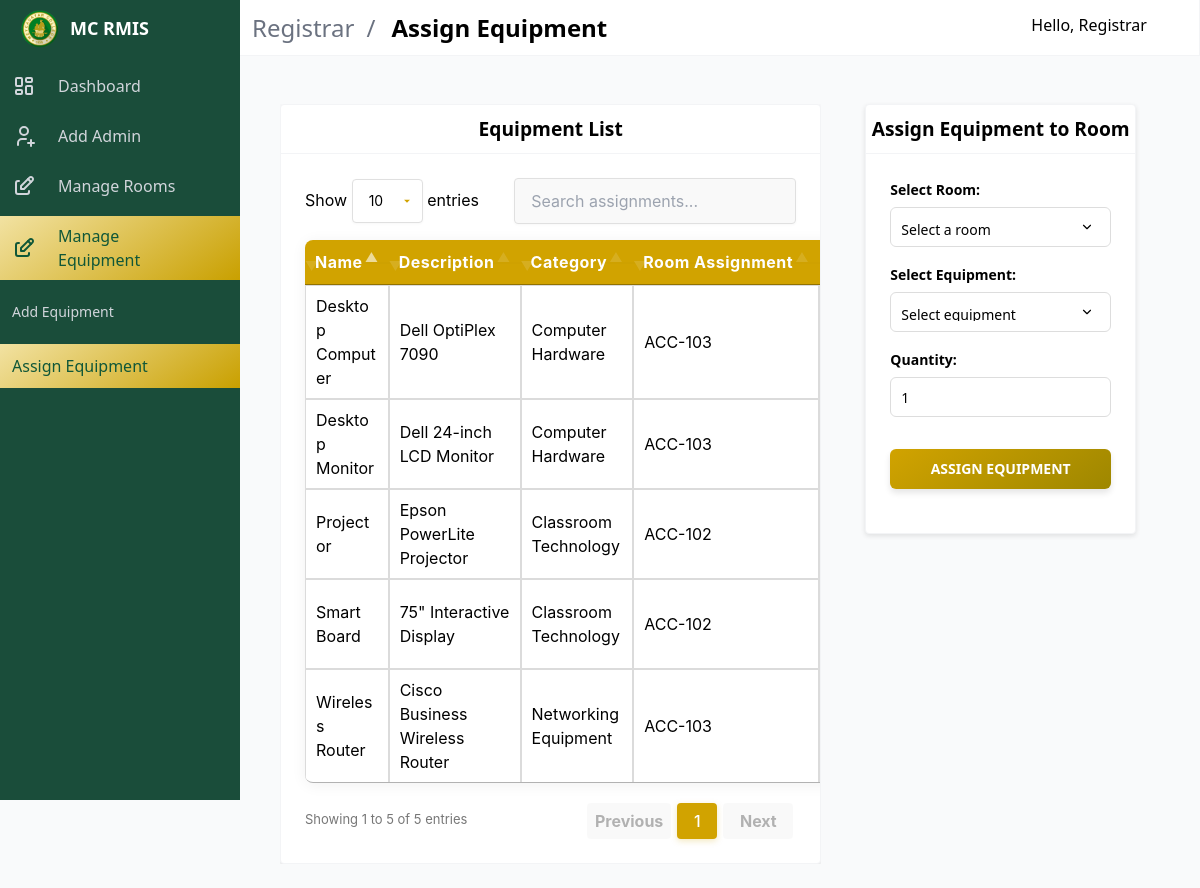
The app's page /registrar/reg_assign_equipt.php (signed in) with its own data.
### tables this page shows
CREATE TABLE equipment (
    id INT AUTO_INCREMENT PRIMARY KEY,
    name VARCHAR(255) NOT NULL,
    description TEXT,
    category VARCHAR(100),
    created_at TIMESTAMP DEFAULT CURRENT_TIMESTAMP
);

### registrar/includes/assign_equipt.php (called while the page is built, shortened)
<?php
try {
    $conn = db();
    $sql = "SELECT e.id, e.name, e.description, e.category,
            COALESCE(r.room_name, 'Unassigned') as room_name,
            COALESCE(b.building_name, '') as building_name,
            COALESCE(re.quantity, 0) as quantity
            FROM equipment e
            INNER JOIN room_equipment re ON e.id = re.equipment_id
            INNER JOIN rooms r ON re.room_id = r.id
            INNER JOIN buildings b ON r.building_id = b.id
            ORDER BY e.created_at DESC";
    $result = $conn->query($sql);
    $equipment_list = $result->fetch_all(MYSQLI_ASSOC);
} catch (Exception $e) {
    $error_message = $e->getMessage();
}

### registrar/reg_assign_equipt.php (the view, shortened to what this page needs)
<?php include "includes/assign_equipt.php"; ?>
<!DOCTYPE html>
<html lang="en">
<head>
    <link rel="stylesheet" href="https://cdn.materialdesignicons.com/4.9.95/css/materialdesignicons.min.css">
    <link rel="stylesheet" href="../public/css/admin_styles/main.css">
    <link rel="stylesheet" href="../public/css/admin_styles/main_2.css">
    <link rel="stylesheet" href="../public/css/admin_styles/style-all.css">
    <link rel="stylesheet" href="../public/css/admin_styles/form_1.css">
    <link rel="stylesheet" href="https://cdn.datatables.net/1.11.5/css/jquery.dataTables.min.css">
    <link rel="stylesheet" href="../public/css/admin_styles/datatables.css">
</head>
<body>
    <div id="app">
        <?php
        include 'layout/topnav.php';
        include 'layout/sidebar.php';
        ?>
        <div class="all_container">
            <div class="table-container">
                <div class="card">
                    <header class="card-header">
                        <div class="new-title-container">
                            <p class="new-title">Equipment List</p>
                        </div>
                    </header>
                    <div class="card-content">
                        <table id="assignTable" class="adminTable table is-fullwidth is-striped">
                            <thead>
                                <tr class="titles">
                                    <th>Name</th>
                                    <th>Description</th>
                                    <th>Category</th>
                                    <th>Room Assignment</th>
                                    <th>Building</th>
                                </tr>
                            </thead>
                            <tbody>
                                <?php if (empty($equipment_list)): ?>
                                    <tr>
                                        <td colspan="6" class="has-text-centered">No equipment found.</td>
                                    </tr>
                                <?php else: ?>
                                    <?php foreach ($equipment_list as $equipment): ?>
                                        <tr>
                                            <td data-label="Name"><?= htmlspecialchars($equipment['name']) ?></td>
                                            <td data-label="Description"><?= htmlspecialchars($equipment['description']) ?></td>
                                            <td data-label="Category"><?= htmlspecialchars($equipment['category']) ?></td>
                                            <td data-label="Room"><?= htmlspecialchars($equipment['room_name']) ?></td>
                                            <td data-label="Building"><?= htmlspecialchars($equipment['building_name']) ?></td>
                                        </tr>
                                    <?php endforeach; ?>
                                <?php endif; ?>
                            </tbody>
                        </table>
                    </div>
                </div>
            </div>
            <section class="section main-section">
                <div class="card mt-6">
                    <header class="card-header">
                        <div class="new-title-container">
                            <p class="new-title">Assign Equipment to Room</p>
                        </div>
                    </header>
                    <div class="card-content">
                        <form method="POST">
                            <div class="field">
                                <div class="control" style="width: 100%; margin-bottom: 1rem;">
                                    <label class="label">Select Room:</label>
                                    <select class="input" name="room_id" required style="width: 100%;">
                                        <option value="">Select a room</option>
                                    </select>
                                </div>
                                <div class="control" style="width: 100%; margin-bottom: 1rem;">
                                    <label class="label">Select Equipment:</label>
                                    <select class="input" name="equipment_id" required style="width: 100%;">
                                        <option value="">Select equipment</option>
                                    </select>
                                </div>
                                <div class="control" style="width: 100%; margin-bottom: 1rem;">
                                    <label class="label">Quantity:</label>
                                    <input class="input" type="number" name="quantity" value="1" min="1" required style="width: 100%;">
                                </div>
                            </div>
                            <div class="field">
                                <div class="control">
                                    <button type="submit" name="assign_equipment" class="styled-button">Assign Equipment</button>
                                </div>
                            </div>
                        </form>
                    </div>
                </div>
            </section>
        </div>
    </div>
</body>
</html>

### registrar/layout/topnav.php (shortened to what this page needs)
<?php
$userData = [
    'name' => $_SESSION['user_name'] ?? 'Registrar',
    'role' => $_SESSION['user_role'] ?? 'Registrar',
    'profileImage' => $_SESSION['profile_image'] ?? null
];
$moduleName = 'Registrar';
$currentPage = basename($_SERVER['PHP_SELF']);
$pageTitles = [
    'registrar.php' => 'Dashboard',
    'reg_add_admin.php' => 'Add Admin',
    'reg_add_blg.php' => 'Add Building',
    'reg_summary.php' => 'Facility Management',
    'reg_add_equipt.php' => 'Add Equipment',
    'reg_assign_equipt.php' => 'Assign Equipment'
];
$currentPageTitle = $pageTitles[$currentPage] ?? $pageSubTitle ?? 'Dashboard';
?>
<nav id="navbar-main" class="navbar is-fixed-top">
    <div class="navbar-brand">
        <div class="navbar-item">
            <section class="is-title-bar">
                <div class="flex flex-col md:flex-row items-center justify-between space-y-6 md:space-y-0">
                    <ul>
                        <li><?php echo htmlspecialchars($moduleName); ?></li>
                        <li><?php echo htmlspecialchars($currentPageTitle); ?></li>
                    </ul>
                </div>
            </section>
        </div>
    </div>
    <div class="navbar-menu" id="navbar-menu">
        <div class="navbar-end">
            <div class="navbar-item dropdown has-divider">
                <a class="navbar-link">
                    <span>Hello, <?php echo htmlspecialchars($userData['name']); ?></span>
                    <span class="icon">
                    </span>
                </a>
            </div>
        </div>
    </div>
</nav>

### registrar/layout/sidebar.php (shortened to what this page needs)
<?php
$currentPage = basename($_SERVER['PHP_SELF']);
function isDropdownActive($menuItem, $currentPage) {
    foreach ($menuItem['children'] as $child) {
        if ($child['page'] === $currentPage) {
            return true;
        }
    }
    return false;
}
function isMenuItemActive($menuItem, $currentPage) {
    if ($menuItem['type'] === 'single' && $menuItem['page'] === $currentPage) {
        return true;
    } elseif ($menuItem['type'] === 'dropdown') {
        foreach ($menuItem['children'] as $child) {
            if ($child['page'] === $currentPage) {
                return true;
            }
        }
    }
    return false;
}
?>
<aside class="aside is-placed-left is-expanded">
    <div class="aside-tools">
        <div class="logo">
            <a href="#"><img class="meyclogo" src="../public/assets/logo.webp" alt="logo"></a>
            <p>MC RMIS</p>
        </div>
    </div>
    <div class="menu is-menu-main">
        <ul class="menu-list">
            <?php foreach ($menuItems as $index => $menuItem): ?>
                <?php if ($index === 1): ?>
                    </ul><ul class="menu-list">
                <?php endif; ?>
                <?php if ($menuItem['type'] === 'single'): ?>
                    <li <?php echo isMenuItemActive($menuItem, $currentPage) ? 'class="active"' : ''; ?>>
                        <a href="<?php echo $menuItem['page']; ?>">
                            <span class="icon"><?php echo $menuItem['icon']; ?></span>
                            <span class="#"><?php echo $menuItem['title']; ?></span>
                        </a>
                    </li>
                <?php elseif ($menuItem['type'] === 'dropdown'): ?>
                    <?php $isActive = isMenuItemActive($menuItem, $currentPage); ?>
                    <?php $isOpen = isDropdownActive($menuItem, $currentPage); ?>
                    <li <?php echo $isActive ? 'class="active"' : ''; ?>>
                        <a class="dropdown <?php echo $isOpen ? 'active' : ''; ?>" onclick="toggleIcon(this)">
                            <span class="icon"><?php echo $menuItem['icon']; ?></span>
                            <span class="#"><?php echo $menuItem['title']; ?></span>
                            <span class="icon toggle-icon">
                            </span>
                        </a>
                        <ul style="<?php echo $isOpen ? 'display: block;' : ''; ?>">
                            <?php foreach ($menuItem['children'] as $child): ?>
                                <?php $isChildActive = ($child['page'] === $currentPage); ?>
                                <li <?php echo $isChildActive ? 'class="active"' : ''; ?>>
                                    <a href="<?php echo $child['page']; ?>" <?php echo $isChildActive ? 'class="active"' : ''; ?>>
                                        <span><?php echo $child['title']; ?></span>
                                    </a>
                                </li>
                            <?php endforeach; ?>
                        </ul>
                    </li>
                <?php endif; ?>
            <?php endforeach; ?>
        </ul>
    </div>
</aside>

### public/css/admin_styles/style-all.css (style rules this page uses)
.logo { display: flex; align-items: center; }
.meyclogo { width: 40px; height: auto; margin-right: 10px; }
.aside-tools { background: #1A4D3A; padding: 20px; }
.aside-tools .logo { display: flex; align-items: center; justify-content: flex-start; position: relative; }
.aside-tools .logo img { width: 40px; margin-right: 10px; }
.aside-tools .logo p { font-size: 18px; font-weight: bold; margin: 0; color: white; }
.menu-list { list-style: none; padding-left: 0; }
.menu-list li { margin: 10px 0; }
.menu-list a { display: flex; align-items: center; text-decoration: none; color: white; }
.menu-list .icon { margin-right: 10px; }
.menu-list li.active>a { background: linear-gradient(145deg, #f2e2a2, #C9A000) !important; color: #105738; font-size: 16px; transition: background 0.3s ease, font-size 0.3s ease; }

### public/css/admin_styles/form_1.css (style rules this page uses)
.field { margin-bottom: 20px; }
.label { font-weight: bold; font-size: 14px; margin-bottom: 5px; }
.all_container { display: flex; justify-content: space-between; align-items: flex-start; gap: 20px; width: 100%; max-width: 100%; margin: 0 auto; padding: 24px 40px; }
.table-container { flex: 2; max-height: 100%; overflow-y: auto; margin-top: 1.5rem; }
.main-section { flex: 1; display: flex; flex-direction: column; justify-content: flex-start; }
.card { height: 100%; box-shadow: 0 2px 5px rgba(0, 0, 0, 0.1); }
.table { width: 100%; }
.table th, .table td { padding: 12px 16px; text-align: left; }
.table th { color: #363636; font-weight: 600; }
.table td, .table th { border: 1px solid #dbdbdb; padding: 0.75em; vertical-align: middle; }
.input, .select { width: 100%; padding: 10px; font-size: 14px; border-radius: 5px; border: 1px solid #ddd; transition: all 0.3s ease; }
button { font-size: 16px; padding: 10px 20px; border-radius: 5px; transition: all 0.3s ease; }
select { border: none; outline: none; background: transparent; padding: 10px; font-size: 14px; }
.titles th { flex: 1 1 0; }
.card-header { display: flex; align-items: center; justify-content: center; border-bottom-width: 1px; --tw-border-opacity: 1; border-color: rgb(243 244 246 / var(--tw-border-opacity)); }
.new-title-container { width: 100%; display: flex; justify-content: center; }
.new-title { font-weight: bold; font-size: 1.2em; text-align: center; margin: 12px 0; }
.styled-button { color: #fff; border: none; border-radius: 0.375rem; padding: 0.5rem 1rem; font-size: 0.875rem; font-weight: bold; text-align: center; text-transform: uppercase; width: 100%; transition: all 0.3s ease; box-shadow: 0 4px 6px rgba(0, 0, 0, 0.1); margin-top: 1rem; }
.styled-button { background: linear-gradient(145deg, #d1a300, #9e8700); }
.field:not(:last-child) { margin-bottom: 1rem; }

### public/css/admin_styles/datatables.css (style rules this page uses)
.table-container { width: 100%; }
.card { max-width: 100%; overflow: hidden; }
.adminTable { width: 100% !important; margin: 0 !important; border-collapse: separate; border-spacing: 0; border-radius: 8px; overflow: hidden; box-shadow: 0 2px 15px rgba(0, 0, 0, 0.06); }
.adminTable th, .adminTable td { white-space: normal; word-break: break-word; }
.adminTable thead th { background-color: #d1a300; color: white; padding: 16px 18px; font-weight: 500; position: relative; letter-spacing: 0.5px; border: none; text-align: center; white-space: nowrap; }
.adminTable thead th:after { content: ''; position: absolute; bottom: 0; left: 0; width: 100%; height: 2px; background-color: rgba(0, 0, 0, 0.1); }
.adminTable tbody td { padding: 16px 18px; }
.adminTable tbody tr:last-child td { border-bottom: none; }
table.dataTable thead th, table.dataTable thead td { border: none; }
.input { border-radius: 6px; flex: 1; font-size: 14px; transition: all 0.3s ease; background-color: rgba(255, 255, 255, 0.95); }
.input::placeholder { color: #b8860b; opacity: 0.7; }
select.input { -webkit-appearance: none; -moz-appearance: none; appearance: none; background-repeat: no-repeat; background-position: right 1rem center; background-size: 1em; padding-right: 2.5em; cursor: pointer; background-color: #fff; }
select.input option { background-color: #fff; color: #333; padding: 0.5em; border-bottom: 1px solid #eee; transition: all 0.2s ease; }
.card-header { padding-block: 0; }
.card-content { padding: 1.5rem; }

### registrar/reg_assign_equipt.php (style rules this page uses)
.card-content { padding: 1.5rem; }

### records on screen
equipment: name "Desktop Monitor", description "Dell 24-inch LCD Monitor", category "Computer Hardware", room_name "ACC-103"
equipment: name "Desktop Computer", description "Dell OptiPlex 7090", category "Computer Hardware", room_name "ACC-103"
equipment: name "Wireless Router", description "Cisco Business Wireless Router", category "Networking Equipment", room_name "ACC-103"
equipment: name "Projector", description "Epson PowerLite Projector", category "Classroom Technology", room_name "ACC-102"
equipment: name "Smart Board", description "75\" Interactive Display", category "Classroom Technology", room_name "ACC-102"

### other values on screen
$moduleName "Registrar"
$currentPageTitle "Assign Equipment"
$userData['name'] "Registrar"
$menuItem['title'] "Dashboard"
$menuItem['title'] "Add Admin"
$menuItem['title'] "Manage Rooms"
$menuItem['title'] "Manage Equipment"
$child['title'] "Add Equipment"
$child['title'] "Assign Equipment"
